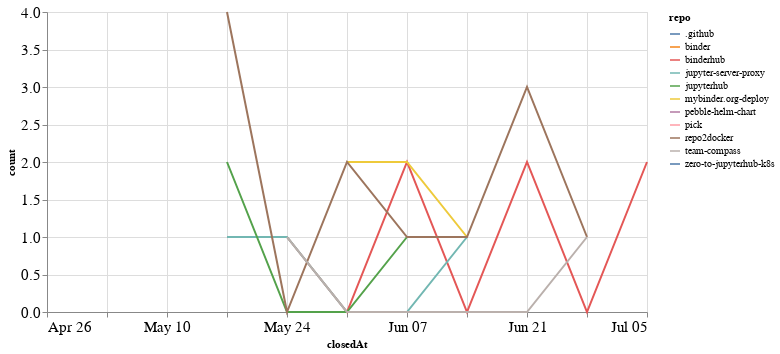

The code cell stored with this chart in its notebook:
### Code cell
closed_by_time = closed_by.groupby('repo').resample('W', on='closedAt').count()['author'].reset_index()
closed_by_time = closed_by_time.rename(columns={'author': 'count'})

alt.Chart(closed_by_time, width=600).mark_line().encode(
    x='closedAt',
    y='count',
    color='repo',
    tooltip="repo"
)

### Figure 1 — Vega-Lite specification as saved in the notebook (floating-point values rounded to 4 significant figures)
{"config": {"axisLeft": {"labelFontSize": 15}, "axisBottom": {"labelFontSize": 15}}, "data": {"name": "data-58fb7df10dffc3deff03fd530bdd3d51"}, "mark": "line", "encoding": {"color": {"type": "nominal", "field": "repo"}, "tooltip": {"type": "nominal", "field": "repo"}, "x": {"type": "temporal", "field": "closedAt"}, "y": {"type": "quantitative", "field": "count"}}, "width": 600, "$schema": "https://vega.github.io/schema/vega-lite/v4.8.1.json", "datasets": {"data-58fb7df10dffc3deff03fd530bdd3d51": [{"repo": ".github", "closedAt": "2020-05-24T00:00:00", "count": 1}, {"repo": "binder", "closedAt": "2020-06-21T00:00:00", "count": 1}, {"repo": "binderhub", "closedAt": "2020-05-24T00:00:00", "count": 1}, {"repo": "binderhub", "closedAt": "2020-05-31T00:00:00", "count": 0}, {"repo": "binderhub", "closedAt": "2020-06-07T00:00:00", "count": 2}, {"repo": "binderhub", "closedAt": "2020-06-14T00:00:00", "count": 0}, {"repo": "binderhub", "closedAt": "2020-06-21T00:00:00", "count": 2}, {"repo": "binderhub", "closedAt": "2020-06-28T00:00:00", "count": 0}, {"repo": "binderhub", "closedAt": "2020-07-05T00:00:00", "count": 2}, {"repo": "jupyter-server-proxy", "closedAt": "2020-05-17T00:00:00", "count": 1}, {"repo": "jupyter-server-proxy", "closedAt": "2020-05-24T00:00:00", "count": 1}, {"repo": "jupyter-server-proxy", "closedAt": "2020-05-31T00:00:00", "count": 0}, {"repo": "jupyter-server-proxy", "closedAt": "2020-06-07T00:00:00", "count": 0}, {"repo": "jupyter-server-proxy", "closedAt": "2020-06-14T00:00:00", "count": 1}, {"repo": "jupyterhub", "closedAt": "2020-05-17T00:00:00", "count": 2}, {"repo": "jupyterhub", "closedAt": "2020-05-24T00:00:00", "count": 0}, {"repo": "jupyterhub", "closedAt": "2020-05-31T00:00:00", "count": 0}, {"repo": "jupyterhub", "closedAt": "2020-06-07T00:00:00", "count": 1}, {"repo": "mybinder.org-deploy", "closedAt": "2020-05-31T00:00:00", "count": 2}, {"repo": "mybinder.org-deploy", "closedAt": "2020-06-07T00:00:00", "count": 2}, {"repo": "mybinder.org-deploy", "closedAt": "2020-06-14T00:00:00", "count": 1}, {"repo": "pebble-helm-chart", "closedAt": "2020-06-07T00:00:00", "count": 1}, {"repo": "pick", "closedAt": "2020-06-14T00:00:00", "count": 1}, {"repo": "repo2docker", "closedAt": "2020-05-17T00:00:00", "count": 4}, {"repo": "repo2docker", "closedAt": "2020-05-24T00:00:00", "count": 0}, {"repo": "repo2docker", "closedAt": "2020-05-31T00:00:00", "count": 2}, {"repo": "repo2docker", "closedAt": "2020-06-07T00:00:00", "count": 1}, {"repo": "repo2docker", "closedAt": "2020-06-14T00:00:00", "count": 1}, {"repo": "repo2docker", "closedAt": "2020-06-21T00:00:00", "count": 3}, {"repo": "repo2docker", "closedAt": "2020-06-28T00:00:00", "count": 1}, {"repo": "team-compass", "closedAt": "2020-05-24T00:00:00", "count": 1}, {"repo": "team-compass", "closedAt": "2020-05-31T00:00:00", "count": 0}, {"repo": "team-compass", "closedAt": "2020-06-07T00:00:00", "count": 0}, {"repo": "team-compass", "closedAt": "2020-06-14T00:00:00", "count": 0}, {"repo": "team-compass", "closedAt": "2020-06-21T00:00:00", "count": 0}, {"repo": "team-compass", "closedAt": "2020-06-28T00:00:00", "count": 1}, {"repo": "zero-to-jupyterhub-k8s", "closedAt": "2020-04-26T00:00:00", "count": 1}]}}
